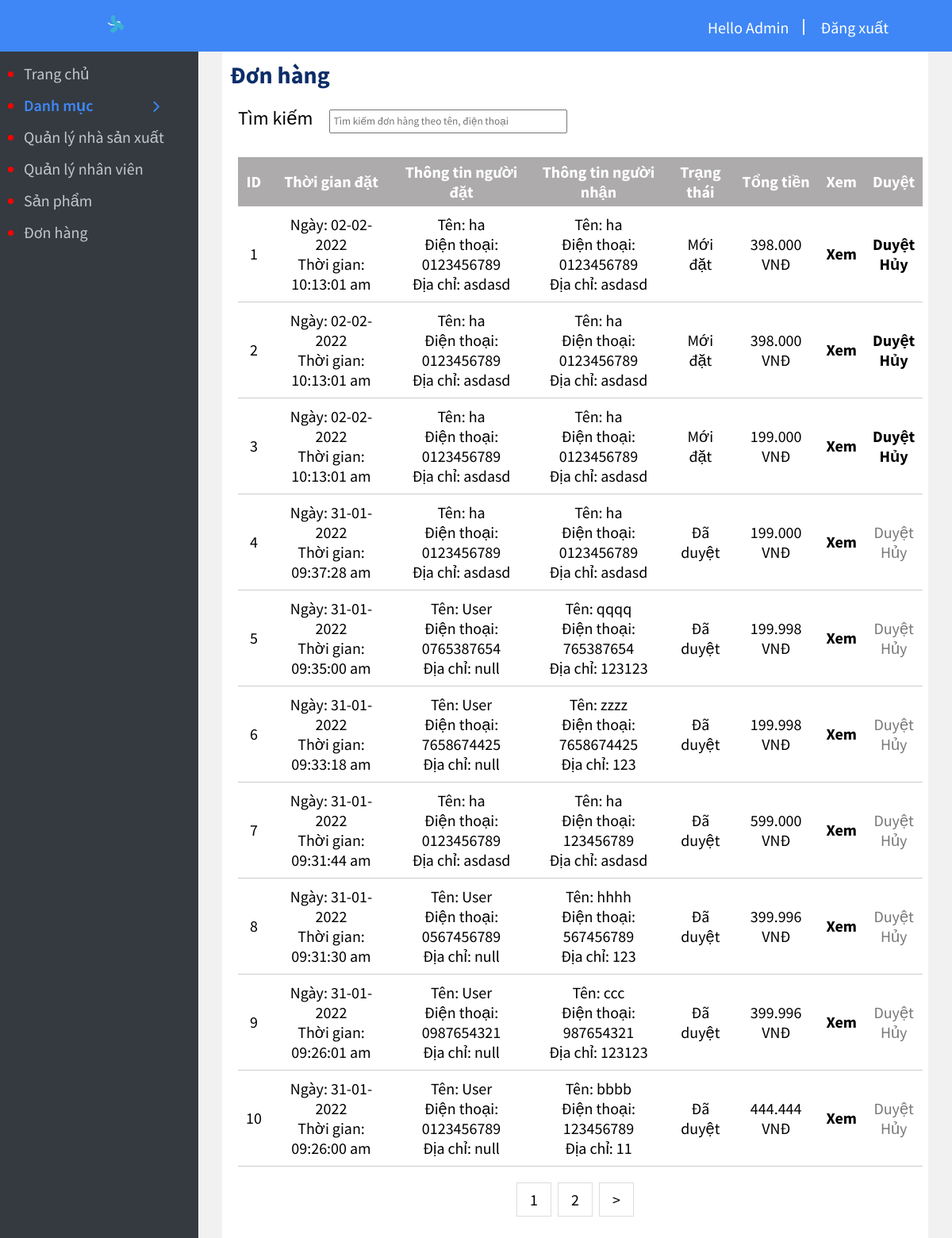
The page /admin/orders/index.php (signed in) on the database its author committed.
### tables this page shows
CREATE TABLE `orders` (
  `id` int(11) NOT NULL,
  `time` timestamp NOT NULL DEFAULT current_timestamp() ON UPDATE current_timestamp(),
  `name_receive` varchar(50) NOT NULL,
  `phone_receive` varchar(11) NOT NULL,
  `address_receive` text NOT NULL,
  `note` text NOT NULL,
  `status` int(11) NOT NULL,
  `customer_id` int(11) NOT NULL,
  `total_price` float NOT NULL
);

CREATE TABLE `customer` (
  `id` int(11) NOT NULL,
  `name` varchar(50) NOT NULL,
  `gender` tinyint(1) DEFAULT NULL,
  `birthday` date DEFAULT NULL,
  `email` varchar(50) NOT NULL,
  `password` varchar(50) NOT NULL,
  `token` varchar(50) DEFAULT NULL,
  `phone` varchar(11) NOT NULL,
  `address` text NOT NULL
);

### admin/orders/index.php (the view, shortened to what this page needs)
<?php require'../menu_top.php'?>
<?php require '../connect.php';
$search='';
$count_orders="select count(*) from orders join customer on orders.customer_id=customer.id
where  phone like '%$search%' or name like '%$search%'
or customer.phone like '%$search%' or customer.name like '%$search%'
ORDER BY orders.time desc";
$array_orders=mysqli_query($connect,$count_orders);
$result_orders=mysqli_fetch_array($array_orders);
$number_orders=$result_orders['count(*)'];
$orders_number_in_page=10;
$page=ceil($number_orders/$orders_number_in_page);
$get_page=1;
$passed=$orders_number_in_page*($get_page-1);
$sql="select orders.*,customer.name,customer.phone,customer.address,LPAD(phone_receive, 10, '0') AS phone
from orders
join customer on orders.customer_id=customer.id
where  phone like '%$search%' or name like '%$search%'
or customer.phone like '%$search%' or customer.name like '%$search%'
ORDER BY orders.time desc
limit $orders_number_in_page offset $passed
";
$result=mysqli_query($connect,$sql);
?>
	<h2 style="padding: 10px; display: inline-block; color: #0c2d68;" >Đơn hàng</h2>
	<div style="padding: 10px 20px;">
		<form action="">
			<span style="font-size: 24px; ">Tìm kiếm</span>
		<input style="margin: 0 0 0 16px; width: 300px; height: 30px;"  type="search" name="search"
		value="<?php echo $search?>"  placeholder="Tìm kiếm đơn hàng theo tên, điện thoại">
	</form></div>
	<table>
		<tr>
			<th>ID</th>
			<th>Thời gian đặt</th>
			<th>Thông tin người đặt</th>
			<th>Thông tin người nhận</th>
			<th>Trạng thái</th>
			<th>Tổng tiền</th>
			<th>Xem</th>
			<th>Duyệt</th>
		</tr>
		<?php foreach ($result as $id => $each) { ?>
			<tr style="text-align:center;">
				<td><?php echo $id+1?></td>
				<td><?php
				$d=strtotime($each['time']);
				echo "Ngày: ". date("d-m-Y",$d) ."<br>";
				echo "Thời gian: " .date("h:i:s a",$d)
				?></td>
				<td>
					Tên: <?php echo $each['name']?>
					<br>
					Điện thoại: <?php echo $each['phone']?>
					<br>
					Địa chỉ: <?php echo $each['address']?>
				</td>
				<td>
					Tên: <?php echo $each['name_receive']?>
					<br>
					Điện thoại: <?php echo $each['phone_receive']?>
					<br>
					Địa chỉ: <?php echo $each['address_receive']?>
				</td>
				<td>
					<?php switch ($each['status']) {
						case '0':
							echo "Mới đặt";
							break;
						case '1':
							echo "Đã duyệt";
							break;
					} ?>
				</td>
				<td>
					<?php echo number_format($each['total_price'], 0, '', '.')?> VNĐ
				</td>
				<td>
					<a class="alter_style" href="detail.php?id=<?php echo $each['id']?>">Xem</a>
				</td>
				<?php if($each['status']==0){?>
				<td>
					<a  class="alter_style" href="update.php?id=<?php echo $each['id']?>&status=1">Duyệt</a>
					<br>
					<a class="alter_style" href="update.php?id=<?php echo $each['id']?>&status=2">Hủy</a>
				</td>
				<?php }else{  ?>
				<td>
						<span style="color:rgb(120, 120, 120);">Duyệt</span>
					<br>
						<span style="color:rgb(120, 120, 120);">Hủy</span>
				</td>
				<?php } ?>
			</tr>
		<?php } ?>
	</table>
<div class="pagination">
		<?php for($i=1;$i<=$page;$i++){ ?>
			<a href="?page=<?php echo $i?>&search=<?php echo $search?>">
				<?php echo $i?>
				</a>
		<?php } ?>
		<?php if($get_page<$page){
			$next=$get_page+1; ?>
		<a href="?page=<?php echo $next ?>&search=<?php echo $search?>">></a>
		<?php } ?>
</div>
<?php require'../menu_bottom.php'?>

### admin/css/style.css (style rules this page uses)
* { margin: 0; padding: 0; box-sizing: none; font-family: 'Source Sans Pro', sans-serif; }
table, td, th { border: 0 solid black; }
table { width: 97%; border-collapse: collapse; margin: 20px; }
table, td { border-bottom: 1px solid #ccc; padding: 10px; }
.alter_style { text-decoration: none; color: black; font-weight: bold; }
th { padding: 6px 0px; color: white; background-color: #adabab; }
input ,textarea ,select { width: 200px; padding: 4px; margin: 4px; }
input { outline: none; }
.pagination { display: flex; justify-content: center; padding-bottom: 40px; }
.pagination a { color: black; padding: 8px 16px; text-decoration: none; transition: background-color .3s; border: 1px solid #ddd; margin: 0 4px; }

### rows shown on the page
orders: time "02-02-2022", time "10:13:01 am", customer.name "ha", phone "0123456789", customer.address "asdasd", name_receive "ha", phone_receive "0123456789", address_receive "asdasd", status "Mới đặt", total_price "398.000"
orders: time "02-02-2022", time "10:13:01 am", customer.name "ha", phone "0123456789", customer.address "asdasd", name_receive "ha", phone_receive "0123456789", address_receive "asdasd", status "Mới đặt", total_price "398.000"
orders: time "02-02-2022", time "10:13:01 am", customer.name "ha", phone "0123456789", customer.address "asdasd", name_receive "ha", phone_receive "0123456789", address_receive "asdasd", status "Mới đặt", total_price "199.000"
orders: time "31-01-2022", time "09:37:28 am", customer.name "ha", phone "0123456789", customer.address "asdasd", name_receive "ha", phone_receive "0123456789", address_receive "asdasd", status "Đã duyệt", total_price "199.000"
orders: time "31-01-2022", time "09:35:00 am", customer.name "User", phone "0765387654", customer.address "null", name_receive "qqqq", phone_receive "765387654", address_receive "123123", status "Đã duyệt", total_price "199.998"
orders: time "31-01-2022", time "09:33:18 am", customer.name "User", phone "7658674425", customer.address "null", name_receive "zzzz", phone_receive "7658674425", address_receive "123", status "Đã duyệt", total_price "199.998"
orders: time "31-01-2022", time "09:31:44 am", customer.name "ha", phone "0123456789", customer.address "asdasd", name_receive "ha", phone_receive "123456789", address_receive "asdasd", status "Đã duyệt", total_price "599.000"
orders: time "31-01-2022", time "09:31:30 am", customer.name "User", phone "0567456789", customer.address "null", name_receive "hhhh", phone_receive "567456789", address_receive "123", status "Đã duyệt", total_price "399.996"
orders: time "31-01-2022", time "09:26:01 am", customer.name "User", phone "0987654321", customer.address "null", name_receive "ccc", phone_receive "987654321", address_receive "123123", status "Đã duyệt", total_price "399.996"
orders: time "31-01-2022", time "09:26:00 am", customer.name "User", phone "0123456789", customer.address "null", name_receive "bbbb", phone_receive "123456789", address_receive "11", status "Đã duyệt", total_price "444.444"

### other values the page prints
$_SESSION['name_admin'] "Admin"
